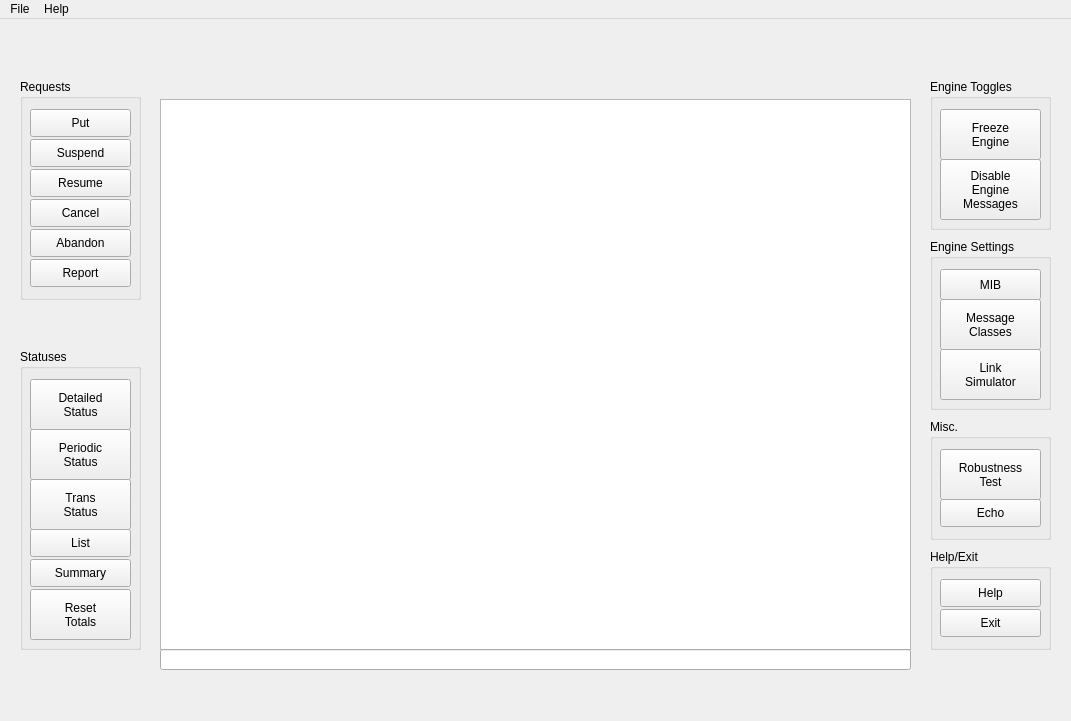
<?xml version="1.0" encoding="UTF-8"?>
<ui version="4.0">
 <class>BARCoMmS_CFDP</class>
 <widget class="QMainWindow" name="BARCoMmS_CFDP">
  <property name="geometry">
   <rect>
    <x>0</x>
    <y>0</y>
    <width>1071</width>
    <height>721</height>
   </rect>
  </property>
  <property name="minimumSize">
   <size>
    <width>1071</width>
    <height>721</height>
   </size>
  </property>
  <property name="maximumSize">
   <size>
    <width>1071</width>
    <height>721</height>
   </size>
  </property>
  <property name="font">
   <font>
    <pointsize>9</pointsize>
   </font>
  </property>
  <property name="windowTitle">
   <string>CFDP - BARCoMmS</string>
  </property>
  <widget class="QWidget" name="centralWidget">
   <widget class="QGroupBox" name="groupBox_helpAndExit">
    <property name="geometry">
     <rect>
      <x>930</x>
      <y>530</y>
      <width>121</width>
      <height>101</height>
     </rect>
    </property>
    <property name="title">
     <string>Help/Exit</string>
    </property>
    <widget class="QPushButton" name="pushButton_help">
     <property name="geometry">
      <rect>
       <x>10</x>
       <y>30</y>
       <width>101</width>
       <height>28</height>
      </rect>
     </property>
     <property name="text">
      <string>Help</string>
     </property>
    </widget>
    <widget class="QPushButton" name="pushButton_exit">
     <property name="geometry">
      <rect>
       <x>10</x>
       <y>60</y>
       <width>101</width>
       <height>28</height>
      </rect>
     </property>
     <property name="text">
      <string>Exit</string>
     </property>
    </widget>
   </widget>
   <widget class="QPlainTextEdit" name="plainTextEdit_output">
    <property name="geometry">
     <rect>
      <x>160</x>
      <y>80</y>
      <width>751</width>
      <height>551</height>
     </rect>
    </property>
    <property name="autoFillBackground">
     <bool>false</bool>
    </property>
    <property name="verticalScrollBarPolicy">
     <enum>Qt::ScrollBarAsNeeded</enum>
    </property>
    <property name="readOnly">
     <bool>true</bool>
    </property>
    <property name="textInteractionFlags">
     <set>Qt::NoTextInteraction</set>
    </property>
    <property name="maximumBlockCount">
     <number>500</number>
    </property>
   </widget>
   <widget class="QGroupBox" name="groupBox_requests">
    <property name="geometry">
     <rect>
      <x>20</x>
      <y>60</y>
      <width>121</width>
      <height>221</height>
     </rect>
    </property>
    <property name="title">
     <string>Requests</string>
    </property>
    <widget class="QPushButton" name="pushButton_abandon">
     <property name="geometry">
      <rect>
       <x>10</x>
       <y>150</y>
       <width>101</width>
       <height>28</height>
      </rect>
     </property>
     <property name="text">
      <string>Abandon</string>
     </property>
    </widget>
    <widget class="QPushButton" name="pushButton_report">
     <property name="geometry">
      <rect>
       <x>10</x>
       <y>180</y>
       <width>101</width>
       <height>28</height>
      </rect>
     </property>
     <property name="text">
      <string>Report</string>
     </property>
    </widget>
    <widget class="QPushButton" name="pushButton_resume">
     <property name="geometry">
      <rect>
       <x>10</x>
       <y>90</y>
       <width>101</width>
       <height>28</height>
      </rect>
     </property>
     <property name="text">
      <string>Resume</string>
     </property>
    </widget>
    <widget class="QPushButton" name="pushButton_suspend">
     <property name="geometry">
      <rect>
       <x>10</x>
       <y>60</y>
       <width>101</width>
       <height>28</height>
      </rect>
     </property>
     <property name="text">
      <string>Suspend</string>
     </property>
    </widget>
    <widget class="QPushButton" name="pushButton_cancel">
     <property name="geometry">
      <rect>
       <x>10</x>
       <y>120</y>
       <width>101</width>
       <height>28</height>
      </rect>
     </property>
     <property name="text">
      <string>Cancel</string>
     </property>
    </widget>
    <widget class="QPushButton" name="pushButton_put">
     <property name="geometry">
      <rect>
       <x>10</x>
       <y>30</y>
       <width>101</width>
       <height>28</height>
      </rect>
     </property>
     <property name="text">
      <string>Put</string>
     </property>
    </widget>
   </widget>
   <widget class="QGroupBox" name="groupBox_engineToggles">
    <property name="geometry">
     <rect>
      <x>930</x>
      <y>60</y>
      <width>121</width>
      <height>151</height>
     </rect>
    </property>
    <property name="title">
     <string>Engine Toggles</string>
    </property>
    <widget class="QPushButton" name="pushButton_disableEngineMessages">
     <property name="geometry">
      <rect>
       <x>10</x>
       <y>80</y>
       <width>101</width>
       <height>61</height>
      </rect>
     </property>
     <property name="text">
      <string>Disable
Engine
Messages</string>
     </property>
     <property name="checkable">
      <bool>true</bool>
     </property>
    </widget>
    <widget class="QPushButton" name="pushButton_freeze">
     <property name="geometry">
      <rect>
       <x>10</x>
       <y>30</y>
       <width>101</width>
       <height>51</height>
      </rect>
     </property>
     <property name="text">
      <string>Freeze
Engine</string>
     </property>
     <property name="checkable">
      <bool>true</bool>
     </property>
    </widget>
   </widget>
   <widget class="QGroupBox" name="groupBox_misc">
    <property name="geometry">
     <rect>
      <x>930</x>
      <y>400</y>
      <width>121</width>
      <height>121</height>
     </rect>
    </property>
    <property name="title">
     <string>Misc.</string>
    </property>
    <widget class="QPushButton" name="pushButton_robust">
     <property name="geometry">
      <rect>
       <x>10</x>
       <y>30</y>
       <width>101</width>
       <height>51</height>
      </rect>
     </property>
     <property name="text">
      <string>Robustness
Test</string>
     </property>
    </widget>
    <widget class="QPushButton" name="pushButton_echo">
     <property name="geometry">
      <rect>
       <x>10</x>
       <y>80</y>
       <width>101</width>
       <height>28</height>
      </rect>
     </property>
     <property name="text">
      <string>Echo</string>
     </property>
     <property name="checkable">
      <bool>true</bool>
     </property>
    </widget>
   </widget>
   <widget class="QLineEdit" name="lineEdit_input">
    <property name="enabled">
     <bool>true</bool>
    </property>
    <property name="geometry">
     <rect>
      <x>160</x>
      <y>630</y>
      <width>751</width>
      <height>21</height>
     </rect>
    </property>
   </widget>
   <widget class="QGroupBox" name="groupBox_statuses">
    <property name="geometry">
     <rect>
      <x>20</x>
      <y>330</y>
      <width>121</width>
      <height>301</height>
     </rect>
    </property>
    <property name="title">
     <string>Statuses</string>
    </property>
    <widget class="QPushButton" name="pushButton_transStatus">
     <property name="geometry">
      <rect>
       <x>10</x>
       <y>130</y>
       <width>101</width>
       <height>51</height>
      </rect>
     </property>
     <property name="text">
      <string>Trans
Status</string>
     </property>
    </widget>
    <widget class="QPushButton" name="pushButton_detailedStatus">
     <property name="geometry">
      <rect>
       <x>10</x>
       <y>30</y>
       <width>101</width>
       <height>51</height>
      </rect>
     </property>
     <property name="text">
      <string>Detailed
Status</string>
     </property>
    </widget>
    <widget class="QPushButton" name="pushButton_summary">
     <property name="geometry">
      <rect>
       <x>10</x>
       <y>210</y>
       <width>101</width>
       <height>28</height>
      </rect>
     </property>
     <property name="text">
      <string>Summary</string>
     </property>
    </widget>
    <widget class="QPushButton" name="pushButton_list">
     <property name="geometry">
      <rect>
       <x>10</x>
       <y>180</y>
       <width>101</width>
       <height>28</height>
      </rect>
     </property>
     <property name="text">
      <string>List</string>
     </property>
    </widget>
    <widget class="QPushButton" name="pushButton_resetTotals">
     <property name="geometry">
      <rect>
       <x>10</x>
       <y>240</y>
       <width>101</width>
       <height>51</height>
      </rect>
     </property>
     <property name="text">
      <string>Reset
Totals</string>
     </property>
    </widget>
    <widget class="QPushButton" name="pushButton_periodicStatus">
     <property name="geometry">
      <rect>
       <x>10</x>
       <y>80</y>
       <width>101</width>
       <height>51</height>
      </rect>
     </property>
     <property name="text">
      <string>Periodic
Status</string>
     </property>
     <property name="checkable">
      <bool>true</bool>
     </property>
    </widget>
   </widget>
   <widget class="QGroupBox" name="groupBox_engineSettings">
    <property name="geometry">
     <rect>
      <x>930</x>
      <y>220</y>
      <width>121</width>
      <height>171</height>
     </rect>
    </property>
    <property name="title">
     <string>Engine Settings</string>
    </property>
    <widget class="QPushButton" name="pushButton_setter">
     <property name="geometry">
      <rect>
       <x>10</x>
       <y>30</y>
       <width>101</width>
       <height>31</height>
      </rect>
     </property>
     <property name="text">
      <string>MIB</string>
     </property>
    </widget>
    <widget class="QPushButton" name="pushButton_classMessages">
     <property name="geometry">
      <rect>
       <x>10</x>
       <y>60</y>
       <width>101</width>
       <height>51</height>
      </rect>
     </property>
     <property name="text">
      <string>Message
Classes</string>
     </property>
    </widget>
    <widget class="QPushButton" name="pushButton_sim">
     <property name="geometry">
      <rect>
       <x>10</x>
       <y>110</y>
       <width>101</width>
       <height>51</height>
      </rect>
     </property>
     <property name="text">
      <string>Link
Simulator</string>
     </property>
    </widget>
   </widget>
   <widget class="QLabel" name="label_logo">
    <property name="geometry">
     <rect>
      <x>430</x>
      <y>0</y>
      <width>211</width>
      <height>71</height>
     </rect>
    </property>
    <property name="minimumSize">
     <size>
      <width>211</width>
      <height>71</height>
     </size>
    </property>
    <property name="maximumSize">
     <size>
      <width>211</width>
      <height>71</height>
     </size>
    </property>
    <property name="text">
     <string/>
    </property>
   </widget>
  </widget>
  <widget class="QMenuBar" name="menuBar">
   <property name="geometry">
    <rect>
     <x>0</x>
     <y>0</y>
     <width>1071</width>
     <height>19</height>
    </rect>
   </property>
   <widget class="QMenu" name="menuFile">
    <property name="title">
     <string>File</string>
    </property>
    <addaction name="action_autoScroll"/>
    <addaction name="action_logEvents"/>
    <addaction name="action_setBufferSize"/>
    <addaction name="action_clearScreen"/>
    <addaction name="separator"/>
    <addaction name="action_options"/>
    <addaction name="separator"/>
    <addaction name="action_exit"/>
   </widget>
   <widget class="QMenu" name="menuHelp">
    <property name="title">
     <string>Help</string>
    </property>
    <addaction name="action_commands"/>
   </widget>
   <addaction name="menuFile"/>
   <addaction name="menuHelp"/>
  </widget>
  <action name="action_logEvents">
   <property name="checkable">
    <bool>true</bool>
   </property>
   <property name="text">
    <string>Log Events</string>
   </property>
   <property name="shortcut">
    <string>Ctrl+L</string>
   </property>
  </action>
  <action name="action_setBufferSize">
   <property name="text">
    <string>Set Buffer Size</string>
   </property>
   <property name="shortcut">
    <string>Ctrl+B</string>
   </property>
  </action>
  <action name="action_clearScreen">
   <property name="text">
    <string>Clear Screen</string>
   </property>
   <property name="shortcut">
    <string>Ctrl+S</string>
   </property>
  </action>
  <action name="action_exit">
   <property name="text">
    <string>Exit</string>
   </property>
   <property name="shortcut">
    <string>Ctrl+Q</string>
   </property>
  </action>
  <action name="action_commands">
   <property name="text">
    <string>Commands</string>
   </property>
   <property name="shortcut">
    <string>Ctrl+D</string>
   </property>
  </action>
  <action name="action_options">
   <property name="text">
    <string>Options</string>
   </property>
   <property name="shortcut">
    <string>Ctrl+O</string>
   </property>
  </action>
  <action name="actionAuto_Scroll">
   <property name="text">
    <string>Auto-Scroll</string>
   </property>
  </action>
  <action name="action_autoScroll">
   <property name="checkable">
    <bool>true</bool>
   </property>
   <property name="checked">
    <bool>true</bool>
   </property>
   <property name="text">
    <string>Auto Scroll</string>
   </property>
  </action>
 </widget>
 <layoutdefault spacing="6" margin="11"/>
 <tabstops>
  <tabstop>lineEdit_input</tabstop>
  <tabstop>plainTextEdit_output</tabstop>
  <tabstop>pushButton_put</tabstop>
  <tabstop>pushButton_suspend</tabstop>
  <tabstop>pushButton_resume</tabstop>
  <tabstop>pushButton_cancel</tabstop>
  <tabstop>pushButton_abandon</tabstop>
  <tabstop>pushButton_report</tabstop>
  <tabstop>pushButton_detailedStatus</tabstop>
  <tabstop>pushButton_periodicStatus</tabstop>
  <tabstop>pushButton_transStatus</tabstop>
  <tabstop>pushButton_list</tabstop>
  <tabstop>pushButton_summary</tabstop>
  <tabstop>pushButton_resetTotals</tabstop>
  <tabstop>pushButton_freeze</tabstop>
  <tabstop>pushButton_disableEngineMessages</tabstop>
  <tabstop>pushButton_setter</tabstop>
  <tabstop>pushButton_classMessages</tabstop>
  <tabstop>pushButton_sim</tabstop>
  <tabstop>pushButton_robust</tabstop>
  <tabstop>pushButton_echo</tabstop>
  <tabstop>pushButton_help</tabstop>
  <tabstop>pushButton_exit</tabstop>
 </tabstops>
 <resources/>
 <connections/>
</ui>
